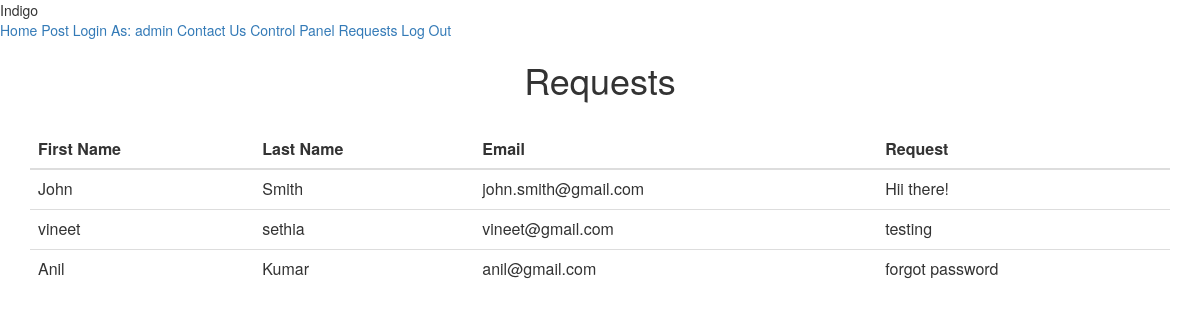
/api/Request.php (signed in), run on the app's committed database.
### tables this page shows
CREATE TABLE IF NOT EXISTS `contact` (
  `first_name` varchar(20) DEFAULT NULL,
  `last_name` varchar(20) DEFAULT NULL,
  `email` varchar(50) DEFAULT NULL,
  `comment` text
);

### api/Request.php (the view, shortened to what this page needs)
<html>
  <head>
    <link rel="stylesheet" href="https://storage.googleapis.com/code.getmdl.io/1.0.2/material.indigo-pink.min.css">
    <link rel="stylesheet" href="https://storage.googleapis.com/code.getmdl.io/1.0.4/material.indigo-pink.min.css">
    <link rel="stylesheet" href="https://storage.googleapis.com/code.getmdl.io/1.0.4/material.indigo-pink.min.css">
<link rel="stylesheet" href="http://maxcdn.bootstrapcdn.com/bootstrap/3.3.5/css/bootstrap.min.css">
  </head>
  <body>
    <div class="mdl-layout mdl-js-layout mdl-layout--fixed-header">
      <header class="mdl-layout__header">
        <div class="mdl-layout__header-row">
          <span class="mdl-layout-title">Indigo</span>
          <nav class="mdl-navigation mdl-layout--large-screen-only">
            <a class="mdl-navigation__link" href="user.php">Home</a>
            <a class="mdl-navigation__link" href="post.php">Post</a>
			<a class="mdl-navigation__link" href="profile.php">Login As:<?php echo " ".$_SESSION["blogger_username"]?></a>
			<a class="mdl-navigation__link" href="../html/contact.html">Contact Us</a>
				<a class="mdl-navigation__link" href="control.php">Control Panel</a>
					<a class="mdl-navigation__link" href="Request.php">Requests</a>
			<a class="mdl-navigation__link" href="logout.php">Log Out</a>
          </nav>
        </div>
      </header>
      <main class="mdl-layout__content">
        <div class="page-content">
		<center><h1>Requests</h1></center><br>
		<?php
$servername = "localhost";
$username = "root";
$password = "";
$dbname = "blogweb";
$conn = mysqli_connect($servername, $username, $password, $dbname);
$re="select * from contact";
			echo "<div class=\"container\">
  <table class=\"table table-hover\">
    <thead>
      <tr>
        <th>First Name</th>
        <th>Last Name</th>
        <th>Email</th>
		<th>Request</th>
      </tr>
    </thead>
    <tbody>";
		$rs = mysqli_query($conn,$re);
while ($row=mysqli_fetch_array($rs))
	{
		$p=$row['first_name'];
	$p1=$row['last_name'];
	$p2=$row['email'];
	$p3=$row['comment'];
	echo "<tr><td>$p</td><td>$p1</td><td>$p2</td><td>$p3</td></tr>";
	}
	echo "</tbody></table></div>";
?>
</body>
</html>

### api/Request.php (style rules this page uses)
body { background:url(../img/background.jpg) no-repeat; background-size: cover; height:100%; }

### data on the page
contact: first_name "John", last_name "Smith", email "john.smith@gmail.com", comment "Hii there!"
contact: first_name "vineet", last_name "sethia", email "vineet@gmail.com", comment "testing"
contact: first_name "Anil", last_name "Kumar", email "anil@gmail.com", comment "forgot password"

### other printed values
$_SESSION["blogger_username"] "admin"
